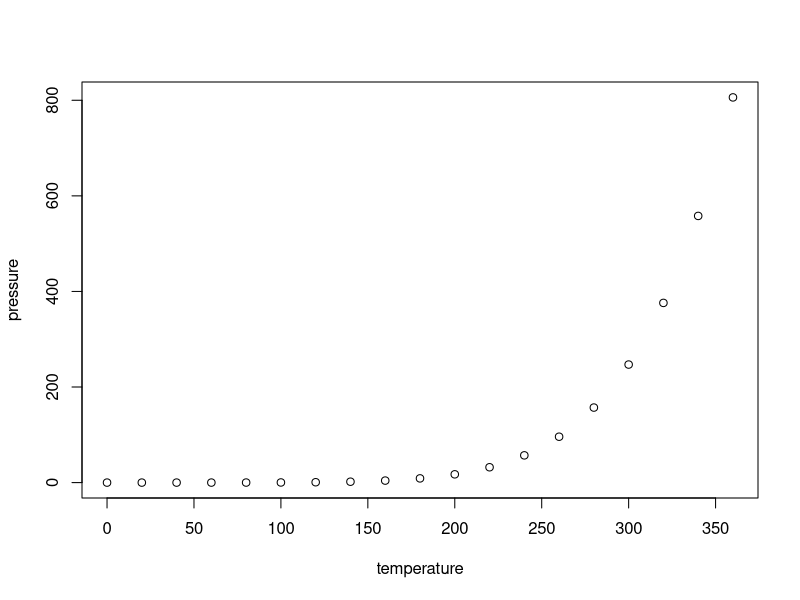
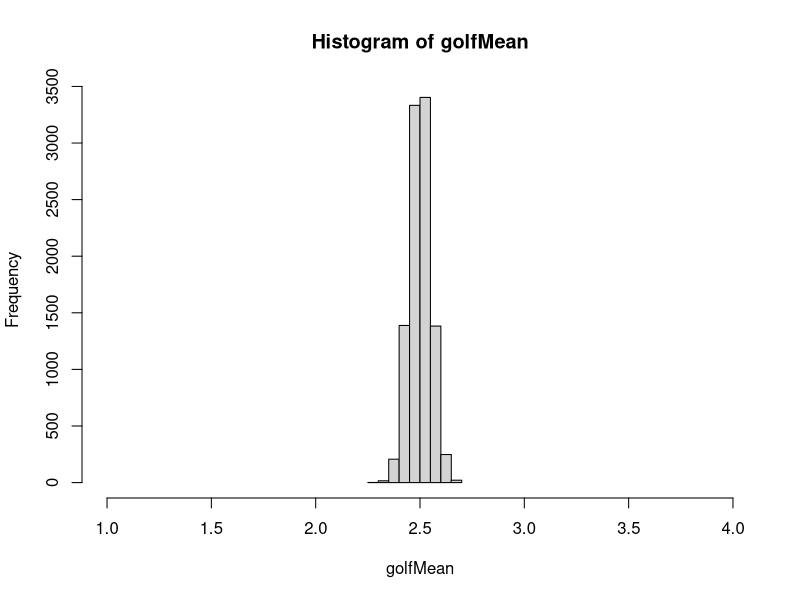
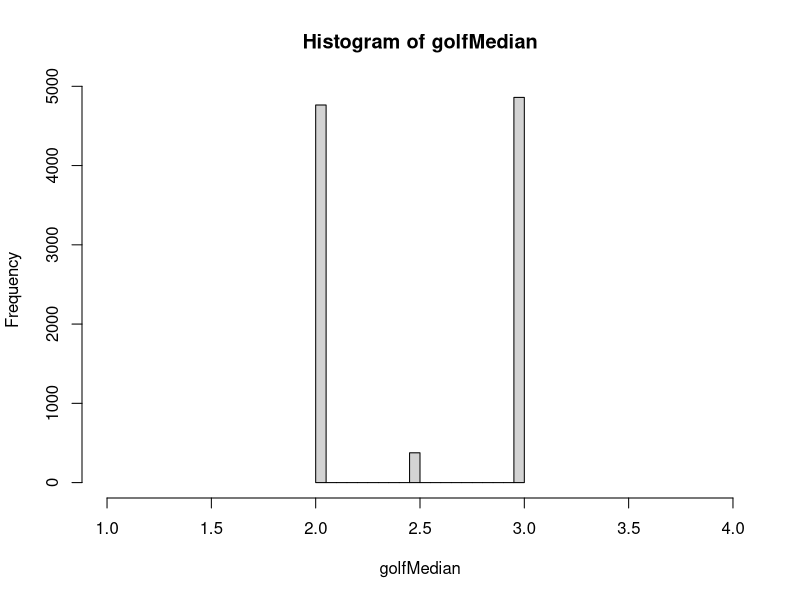
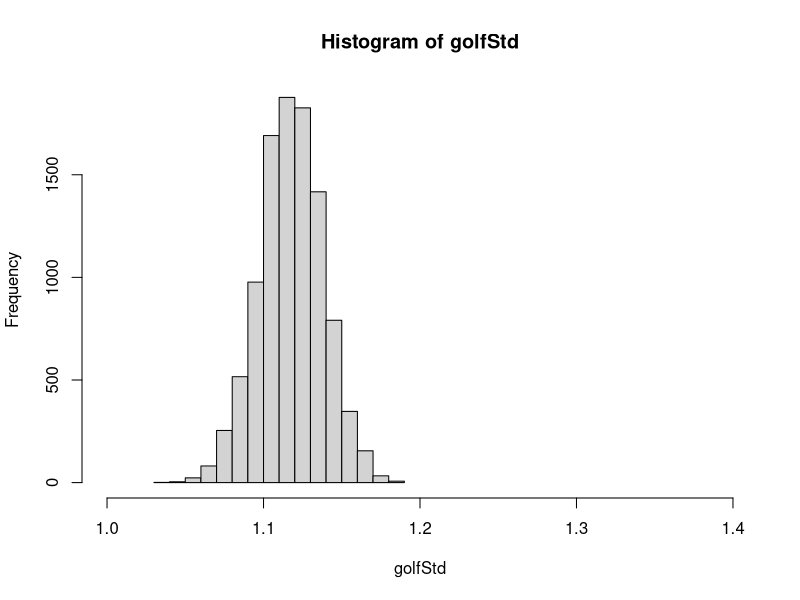

Here is the R script that generated these plots, in order:
## ---- chunk 1
knitr::opts_chunk$set(echo = TRUE)
## ---- chunk 2
summary(cars)
## ---- chunk 3
plot(pressure)
## ---- chunk 4
# Pseudocode for the golf ball problem in assignment 1

# Do the following repeatedly, for each test statistic that you use.

# 1 Pick a test statistic. An example might be to use the range between the highest and lowest number in the four cells of the table.
# The test statistics are mean (chi-square) / the least common ball (min freq), is the min count reasonable? / variance/ the most common ball (max freq), is the max count reasonable?

# 2. We then find the behavior of the test statistic under the null hypothesis that all numbers are equally likely by repeatedly doing the following (say 10000 times):

# 2a. Generate a simulated dataset of the same size as the one we observed. So, in this example it will contain 486 simulated golf-balls, # with the number of each being sampled from a discrete uniform distribution DU[1,4].
# 2b. Calculate the value of the test statistic for that simulated dataset (so here, we construct a table of frequencies, just like for the observed data, and then take the difference between the larget and smallest numbers in that table). Store this value.

# 3. After repeating 2a and 2b 10000 times, and storing the 10000 values of the test statistic that results, plot those values, using a histogram, say. This is the "null distribution" of the test statistic under the null hypothesis that all numbers arew equally likely.

# 4. Plot the value of the test statistic for the observed dataset (which is 34 if we use the range as an example).

# 5. If the observed test statistic value falls in the tails of the null distribution plotted in step 3, (quantify this using the percentile of that value in the null distribution - known as the p-value) we reject the null hypothesis that the numbers on the balls are uniformly distributed.

## ---- chunk 5
knitr::opts_chunk$set(echo = TRUE)
## ---- chunk 6
## null hypothesis: all th numbers are equally likely
NumberOfSims <- 10000
golfMean <- rep(0,NumberOfSims)
golfMedian <- rep(0,NumberOfSims)
golfStd <- rep(0,NumberOfSims)
for (sim in 1:NumberOfSims){
  DataSize <- 486
  #randomNumbers <- rep(0,DataSize)
  #for (i in 1:DataSize) { 
    #randomNumbers[i] <- ceiling(runif(1, 1, 4))
  #}
  randomNumbers <- sample(1:4, DataSize,replace = TRUE)
  golfMean[sim] <- mean(randomNumbers)
  golfMedian[sim] <- median(randomNumbers)
  golfStd[sim] <- sd(randomNumbers)
}
hist(golfMean, xlim = c(1,4))
hist(golfMedian, xlim = c(1,4))
hist(golfStd, xlim = c(1,1.4))


# our dataset
ourData<- rep(1, DataSize)
for (i in 1:138){
  ourData[137+i] = 2
}
for (i in 1:107){
  ourData[137+138+i] = 3
}
for (i in 1:107){
  ourData[137+138+107+i] = 4
}
dataMean <- mean(ourData)
dataMedian <- median(ourData)
dataStd <- sd(ourData)

# it seems to be uniformly distributed because it the test statistics does not fall into the tail.
